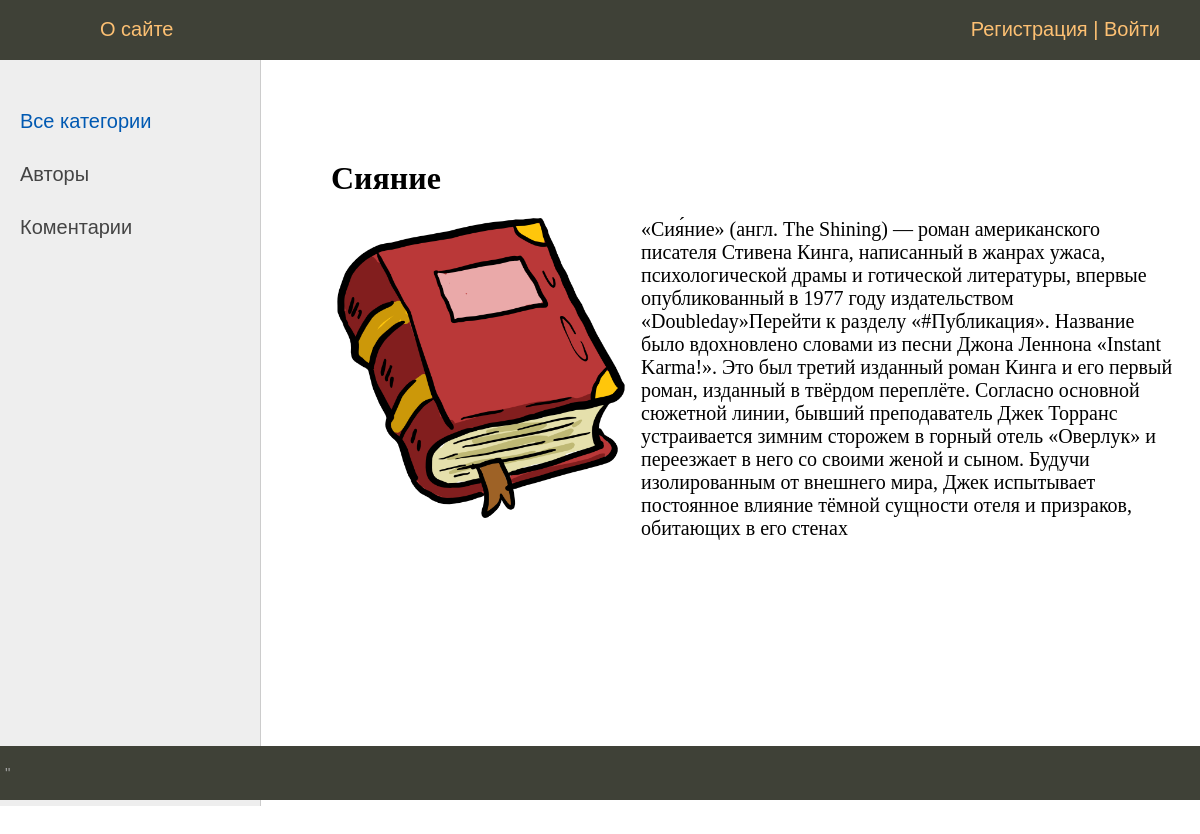
The app's page /catalog/book/siyanie/ with its own data.
### mainlibsite/models.py (models this page shows, shortened)
class Books(models.Model):
    name = models.CharField(max_length=200)
    author = models.ForeignKey(Author, on_delete=models.SET_NULL, null=True)
    slug = models.SlugField(max_length=255, unique=True, verbose_name='URL')
    year_publish = models.IntegerField(default=0)
    short_info = models.TextField(max_length=2000)
    image_book = models.ImageField(upload_to='media/images/')
    def __str__(self):
        return self.name
    class Meta:
        verbose_name = 'Список книг'
        verbose_name_plural = 'Список книг'
        ordering = ['name', 'author']

### mainlibsite/views.py (the view)
# urls.py: path('book/<slug:book_slug>/', ShowBook.as_view(), name='book'),
class ShowBook(DataMixin, DetailView):
    model = Books
    context_object_name = 'books'
    template_name = 'mainlibsite/books_vision.html'
    slug_url_kwarg = 'book_slug'
    def get_context_data(self, *, object_list=None, **kwargs):
        context = super().get_context_data(**kwargs)
        c_def = self.get_user_context(title=context['books'])
        return dict(list(context.items()) + list(c_def.items()))

### mainlibsite/utils.py (called while the page is built)
    def get_user_context(self, **kwargs):
        context = kwargs
        user_menu = menu.copy()
        if not self.request.user.is_authenticated:
            user_menu.pop(0)
        context['menu'] = user_menu
        return context

### mainlibsite/templates/mainlibsite/books_vision.html
{% extends 'mainlibsite/base_generic.html' %}
{% block content %}
<h1>{{books.name}}</h1>
{% if books.image_book %}
<p><img class="img-article-left" src="{{books.image_book.url}}"></p>
{% endif %}
{{books.short_info|linebreaks}}
{% endblock %}

### mainlibsite/static/mainlibsite/css/styles.css (style rules this page uses)
html, body { font-family: 'Arial'; margin: 0; padding: 0; height: 100%; width: 100%; color: #444; }
img { max-width: 600px; height: auto; }
img.img-article-left { max-width: 300px; height: auto; float: left; padding: 0 10px 10px 0; }
.content-text h1 { font-size: 32px; }

### records on screen
Books: name "Сияние", image_book (picture), short_info "«Сия́ние» (англ. The Shining) — роман американского писателя Стивена Кинга, написанный в жанрах ужаса, психологической драмы и готической литературы, впервые опубликованный в 1977 году издательством «Doubleday»Перейти к разделу «#Публикация». Название было вдохновлено словами из песни Джона Леннона «Instant Karma!». Это был третий изданный роман Кинга и его первый роман, изданный в твёрдом переплёте. Согласно основной сюжетной линии, бывший преподаватель Джек Торранс устраивается зимним сторожем в горный отель «Оверлук» и переезжает в него со своими женой и сыном. Будучи изолированным от внешнего мира, Джек испытывает постоянное влияние тёмной сущности отеля и призраков, обитающих в его…"

### other values on screen
{{ m.title }} "О сайте"
